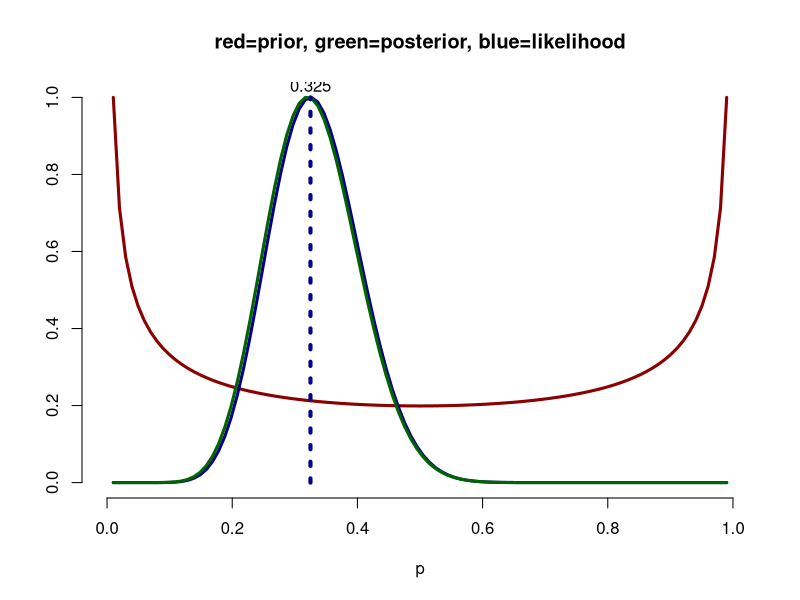
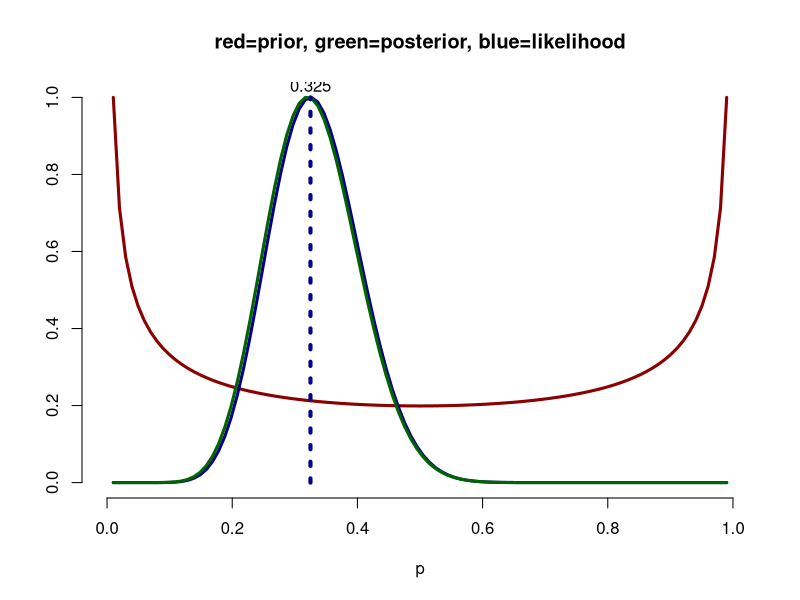

Source code (R) for these figures, in order:
## ---- chunk 1
pvals <- seq(0.01, 0.99, length=100)
x <- 13; n <- 40; alpha <- 0.5; beta <- 0.5
plot(0:1, 0:1, type="n", xlab="p", ylab="", frame=F)
lines(pvals, dbeta(pvals, alpha, beta) / max(dbeta(pvals, alpha, beta)), lwd=3, col="darkred")
lines(pvals, dbinom(x, n, pvals) / dbinom(x, n, x/n), lwd=3, col="darkblue")
lines(pvals, lwd=3, dbeta(pvals, alpha+x, beta+(n-x)) / max(dbeta(pvals, alpha+x, beta+(n-x))), col="darkgreen")
lines(c(x/n,x/n), 0:1, col="darkblue", lwd=4, lty="dotted")
text(x/n, 1.03, round(x/n, 3))
title("red=prior, green=posterior, blue=likelihood")
## ---- chunk 2
pvals <- seq(0.01, 0.99, length=100)
x <- 13; n <- 40; alpha <- 0.5; beta <- 0.5
plot(0:1, 0:1, type="n", xlab="p", ylab="", frame=F)
lines(pvals, dbeta(pvals, alpha, beta) / max(dbeta(pvals, alpha, beta)), lwd=3, col="darkred")
lines(pvals, dbinom(x, n, pvals) / dbinom(x, n, x/n), lwd=3, col="darkblue")
lines(pvals, lwd=3, dbeta(pvals, alpha+x, beta+(n-x)) / max(dbeta(pvals, alpha+x, beta+(n-x))), col="darkgreen")
lines(c(x/n,x/n), 0:1, col="darkblue", lwd=4, lty="dotted")
text(x/n, 1.03, round(x/n, 3))
title("red=prior, green=posterior, blue=likelihood")
